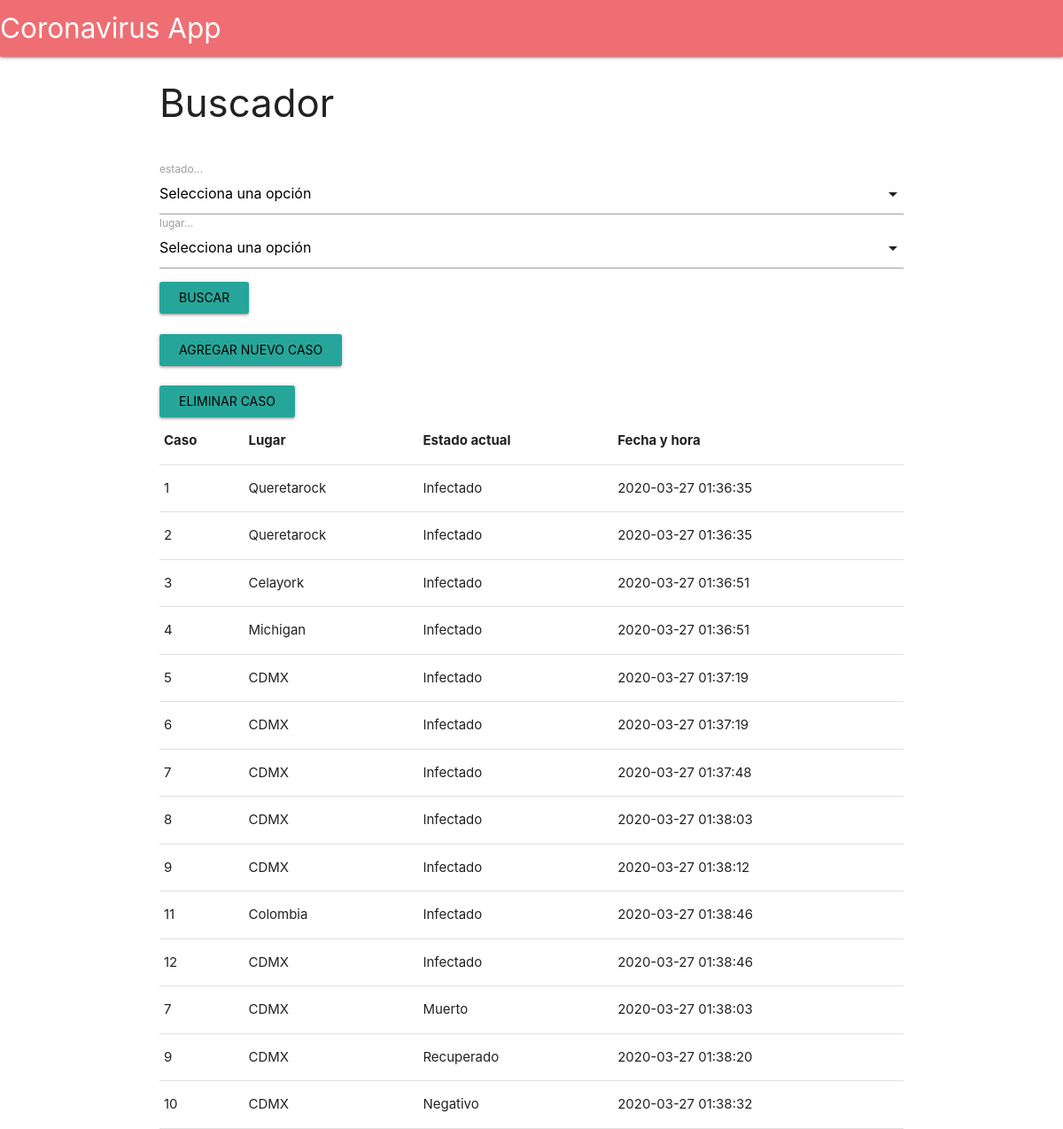
The page / on the database its author committed.
### tables this page shows
CREATE TABLE `estado` (
  `id` int(11) NOT NULL,
  `nombre` varchar(40) NOT NULL
);

CREATE TABLE `tiene` (
  `caso_id` int(11) NOT NULL,
  `estado_id` int(11) NOT NULL,
  `created_at` timestamp NOT NULL DEFAULT current_timestamp()
);

CREATE TABLE `lugar` (
  `id` int(11) NOT NULL,
  `nombre` varchar(100) NOT NULL
);

### model.php (the view, shortened to what this page needs)
<?php
  function conectar_bd() {
      $conexion_bd = mysqli_connect("localhost","root","","coronavirus");
      return $conexion_bd;
  }
  function consultar_casos($lugar="", $estado="") {
    $conexion_bd = conectar_bd();
    $resultado =  "<table><thead><tr><th>Caso</th><th>Lugar</th><th>Estado actual</th><th>Fecha y hora</th></tr></thead>";
    $consulta = 'Select caso_id, L.nombre as L_nombre, E.nombre as E_nombre, T.created_at as T_created_at From Estado as E, Tiene as T, Lugar as L, caso as C WHERE E.id = T.estado_id AND C.id = T.caso_id AND C.lugar_id = L.id';
    $resultados = $conexion_bd->query($consulta);
    while ($row = mysqli_fetch_array($resultados, MYSQLI_BOTH)) {
        $resultado .= "<tr>";
        $resultado .= "<td>".$row['caso_id']."</td>";
        $resultado .= "<td>".$row['L_nombre']."</td>";
        $resultado .= "<td>".$row['E_nombre']."</td>";
        $resultado .= "<td>".$row['T_created_at']."</td>";
        $resultado .= "</tr>";
    }
    $resultado .= "</tbody></table>";
    return $resultado;
  }
  function crear_select($id, $columna_descripcion, $tabla) {
    $conexion_bd = conectar_bd();
    $resultado = '<div class="input-field"><select name="'.$tabla.'"><option value="" disabled selected>Selecciona una opción</option>';
    $consulta = "SELECT $id, $columna_descripcion FROM $tabla";
    $resultados = $conexion_bd->query($consulta);
    while ($row = mysqli_fetch_array($resultados, MYSQLI_BOTH)) {
        $resultado .= '<option value="'.$row["$id"].'">'.$row["$columna_descripcion"].'</option>';
    }
    $resultado .=  '</select><label>'.$tabla.'...</label></div>';
    return $resultado;
  }
?>

### index.php (shortened to what this page needs)
<?php
  require_once("model.php");
  include("_form.html");
  if (isset($_POST["lugar"])) {
      $lugar = htmlspecialchars($_POST["lugar"]);
  } else {
      $lugar = "";
  }
 if (isset($_POST["estado"])) {
      $estado = htmlspecialchars($_POST["estado"]);
  } else {
      $estado = "";
  }
  echo consultar_casos($lugar,$estado);
?>

### rows shown on the page
estado: tiene.caso_id "1", lugar.nombre "Queretarock", nombre "Infectado", tiene.created_at "2020-03-27 01:36:35", tiene.caso_id "2", tiene.caso_id "3", lugar.nombre "Celayork", tiene.created_at "2020-03-27 01:36:51", tiene.caso_id "4", lugar.nombre "Michigan", tiene.caso_id "5", lugar.nombre "CDMX", tiene.created_at "2020-03-27 01:37:19", tiene.caso_id "6", tiene.caso_id "7", tiene.created_at "2020-03-27 01:37:48", tiene.caso_id "8", tiene.created_at "2020-03-27 01:38:03", tiene.caso_id "9", tiene.created_at "2020-03-27 01:38:12", tiene.caso_id "11", lugar.nombre "Colombia", tiene.created_at "2020-03-27 01:38:46", tiene.caso_id "12"
estado: tiene.caso_id "7", lugar.nombre "CDMX", nombre "Muerto", tiene.created_at "2020-03-27 01:38:03"
estado: tiene.caso_id "9", lugar.nombre "CDMX", nombre "Recuperado", tiene.created_at "2020-03-27 01:38:20"
estado: tiene.caso_id "10", lugar.nombre "CDMX", nombre "Negativo", tiene.created_at "2020-03-27 01:38:32"

### other values the page prints
$tabla "estado lugar"
